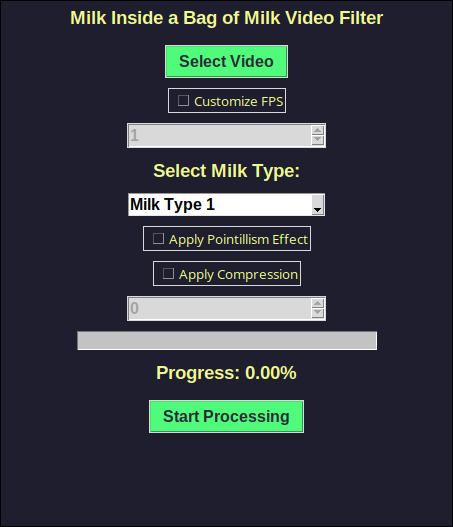
#> input picture IMAGES/GUI.png, 453 x 527 px
$ python prueba.py IMAGES/GUI.png 5
#> lines starting #> are read from the running program, lines starting #| are printed output that depends on the picture
#> the answer given: y
#> the answer given: y
#> the answer given: 1
import os
import random
import sys
import cv2
from PIL import Image
from multiprocessing import Pool, cpu_count
import argparse
import subprocess

# [7 lines left out: function resource_path, not called in this run]

def probably(chance):
    return random.random() < chance

# [71 lines left out: function apply_filter_to_frame, not called in this run]

def process_frames(frame_paths, compress, comp_level, pointillism, filter_choice):
    for frame_path in frame_paths:
        apply_filter_to_frame(frame_path, compress, comp_level, pointillism, filter_choice)

def split_video_into_frames(video_path, fps, resolution):
#> called with video_path = 'IMAGES/GUI.png', fps = 5, resolution = (640, 480)
    cap = cv2.VideoCapture(video_path)
    frame_rate = cap.get(cv2.CAP_PROP_FPS)
    os.makedirs("frames", exist_ok=True)
    frame_paths = []
    count = 0

    while cap.isOpened():
        ret, frame = cap.read()
#> frame is the input picture: shape (527, 453, 3); mean B, G, R 64.7, 56.9, 51.5
        if not ret:
            break
        if int(count % (frame_rate // fps)) == 0:
            frame = cv2.resize(frame, resolution)
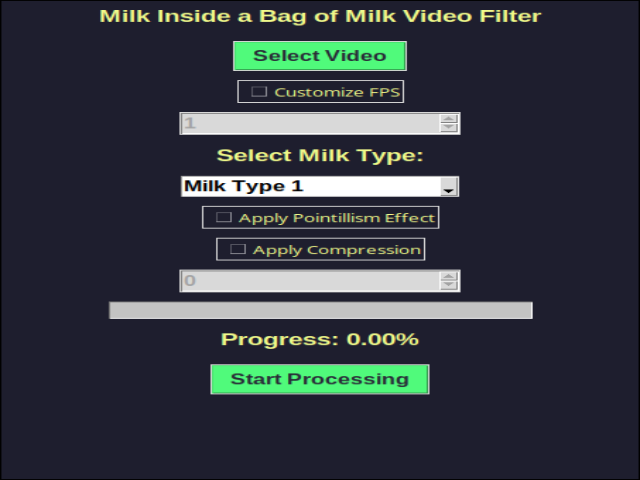
#> frame: shape (480, 640, 3); mean B, G, R 64.7, 56.9, 51.5
            frame_path = f"frames/frame_{count}.jpg"
            cv2.imwrite(frame_path, frame, [int(cv2.IMWRITE_JPEG_QUALITY), 70])
            frame_paths.append(frame_path)
        count += 1

    cap.release()
    return frame_paths

# [9 lines left out: function combine_frames_into_video, not called in this run]

def add_audio_to_video(video_path, audio_path, output_path):
    command = f"ffmpeg -i {video_path} -i {audio_path} -c copy -map 0:v:0 -map 1:a:0 -shortest {output_path}"
    subprocess.call(command, shell=True)

def main():
    parser = argparse.ArgumentParser(description='Apply filters to a video.')
    parser.add_argument('video', help='Path to the video file')
    parser.add_argument('fps', type=int, help='Frames per second for processing')
    parser.add_argument('--resolution', type=str, default='640x480', help='Resolution for the frames, e.g., 640x480')
    args = parser.parse_args()

    resolution = tuple(map(int, args.resolution.split('x')))

    compress = input('Do you want to compress the frames? (yes/no): ').strip().lower() == 'yes'
    comp_level = 0
    if compress:
        comp_level = int(input('Enter the level of compression (0 best quality to 100 worst quality): ').strip())

    pointillism = input('Do you want the pointillism effect on the frames? (yes/no): ').strip().lower() == 'yes'
    filter_choice = int(input('Choose filter: 1 for Milk1 effect, 2 for Milk2 effect: ').strip())

    frame_paths = split_video_into_frames(args.video, args.fps, resolution)
    num_processes = cpu_count()
    chunk_size = len(frame_paths) // num_processes

    pool = Pool(processes=num_processes)
    chunks = [frame_paths[i:i + chunk_size] for i in range(0, len(frame_paths), chunk_size)]

    for chunk in chunks:
        pool.apply_async(process_frames, (chunk, compress, comp_level, pointillism, filter_choice))

    pool.close()
    pool.join()

    cap = cv2.VideoCapture(args.video)
    width = int(cap.get(cv2.CAP_PROP_FRAME_WIDTH))
    height = int(cap.get(cv2.CAP_PROP_FRAME_HEIGHT))
    cap.release()

    combine_frames_into_video(frame_paths, 'output_video.avi', args.fps, resolution)

    # Extract audio from original video
    original_audio_path = 'original_audio.aac'
    command = f"ffmpeg -i {args.video} -q:a 0 -map a {original_audio_path}"
    subprocess.call(command, shell=True)

    # Add audio to processed video
    add_audio_to_video('output_video.avi', original_audio_path, 'final_output_video.avi')
    print("Filtered video saved as 'final_output_video.avi'")

if __name__ == '__main__':
    main()
